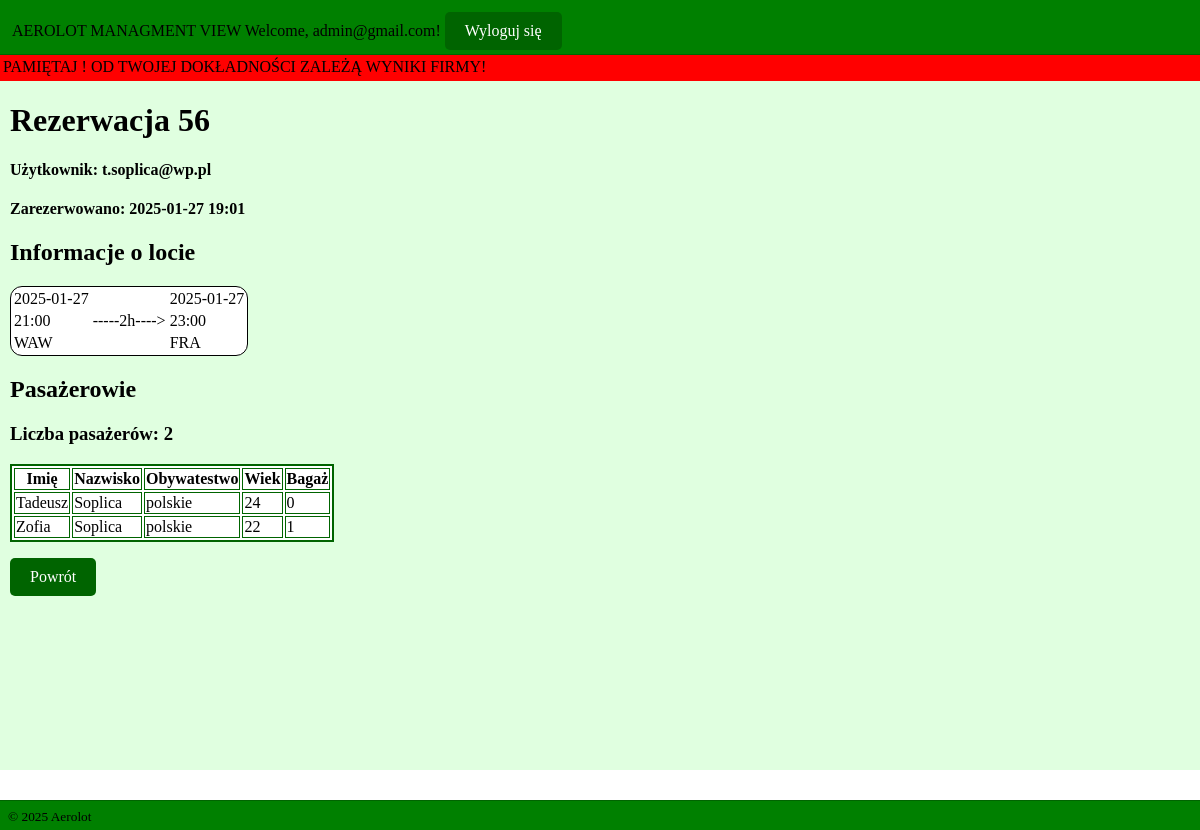
The app's page /reservation_det/56/0 (signed in) with its own data.
### AerolotBooking/models.py (models this page shows, shortened)
class CustomUser(AbstractUser):
    objects = CustomUserManager()
    username = None
    email = models.EmailField('email address', unique=True)
    email_verified = models.BooleanField(default=False)
    USERNAME_FIELD = 'email'
    REQUIRED_FIELDS = []

class Booking(models.Model):
    booking_id = models.AutoField(primary_key=True)
    user=models.ForeignKey(CustomUser,on_delete=models.CASCADE,null=True)
    flight_id=models.ForeignKey(Flight, on_delete=models.CASCADE)
    passanger_number=models.IntegerField(null=True)
    passengers = models.JSONField(default=dict)
    booking_date=models.DateTimeField()

class Flight(models.Model):
    flight_id = models.IntegerField(primary_key=True)
    flight_code=models.CharField(max_length=10)
    origin=models.CharField(max_length=3)
    destination=models.CharField(max_length=3)
    departure_time=models.DateTimeField()
    arrival_time=models.DateTimeField()
    price=models.DecimalField(decimal_places=2,max_digits=10)
    duration=models.CharField(max_length=10)

### AerolotBooking/views.py (the view)
# urls.py: path('reservation_det/<int:booking_id>/<int:flag>', views.reservation_adm_view, name='reservation_det'),
@user_passes_test(is_superuser)
def reservation_adm_view(request, booking_id,flag):
    booking=Booking.objects.get(booking_id=booking_id)
    return render(request,'reservation_det.html',{'booking': booking,'flag':flag})

### AerolotBooking/views.py (called while the page is built)
def is_superuser(user):
    return user.is_superuser

### templates/reservation_det.html (shortened to what this page needs)
{% extends 'create/base_create.html' %}
{% block content %}
    <div class="maindiv">
    <h1>Rezerwacja {{ booking.booking_id }} </h1>
    <h4>Użytkownik: {{ booking.user.email }}</h4>
    <h4>Zarezerwowano: {{ booking.booking_date|date:"Y-m-d" }} {{ booking.booking_date|time:"H:i" }}</h4>
    <div class="flight_info">
    <h2>Informacje o locie</h2>
    <table class="fd">
                    <tbody>
                        <tr>
                            <td>{{ booking.flight_id.departure_time|date:"Y-m-d" }}</td>
                            <td></td>
                            <td>{{ booking.flight_id.arrival_time|date:"Y-m-d" }}</td>
                        </tr>
                        <tr>
                            <td>{{ booking.flight_id.departure_time|time:"H:i" }}</td>
                            <td>-----{{ booking.flight_id.duration }}----></td>
                            <td>{{ booking.flight_id.arrival_time|time:"H:i" }}</td>
                        </tr>
                        <tr>
                            <td>{{ booking.flight_id.origin }}</td>
                            <td></td>
                            <td>{{ booking.flight_id.destination }}</td>
                        </tr>
                    </tbody>
                </table>
    <h2>Pasażerowie</h2>
    <h3>Liczba pasażerów: {{ booking.passanger_number }}</h3>
    <div id="passenger-list">
    </div>
    </div>
    <p>
    {% if flag == 0 %}
        <a href="/pastr_list" class="button">Powrót</a>
    {% elif flag == 1 %}
        <a href="/futr_list" class="button">Powrót</a>
    {% endif %}
    </p>
    </div>
    {% endblock %}

### templates/create/base_create.html (shortened to what this page needs)
<!DOCTYPE html>
<html lang="pl">
<head>
    {% load static %}
    <link rel="stylesheet" href="{% static 'style2.css' %}">
</head>
<body>
<header>
    <div class="hc">
    AEROLOT MANAGMENT VIEW
    Welcome, {{ request.user.email }}! <a href="/logout" class="button">Wyloguj się</a>
    </div>
</header>
<main>
    <div class="memo">
        PAMIĘTAJ ! OD TWOJEJ DOKŁADNOŚCI ZALEŻĄ WYNIKI FIRMY!
    </div>
    {% block content %}
    {% endblock %}
</main>
<footer>
     &copy; {% now "Y" %} Aerolot
</footer>
</body>
</html>

### static/style2.css (style rules this page uses)
html, body { height: 100%; margin: 0; padding: 0; box-sizing: border-box; }
.maindiv { margin-left: 10px; }
header { position: fixed; top: 0; width: 100%; height: 30px; padding: 12px; background-color: green; border-bottom: darkgreen 1px solid; color: black; justify-content: space-between; z-index: 10; }
.memo { position: relative; width: 100%; height: 20px; background-color: red; padding: 3px; margin-top: 20px; }
footer { position: fixed; box-sizing: border-box; bottom: 0; width: 100%; height: 30px; padding: 8px; background-color: green; color: black; font-size: smaller; font-weight: 500; z-index: 10; border-top: darkgreen 1px solid; }
.fd { border: 1px solid; border-radius: 12px; margin-bottom: 2px; background-color: white; }
main { position: relative; padding-top: 5px; margin-top:30px; padding-bottom: 35px; min-height: calc(100vh - 60px); box-sizing: border-box; overflow-y: auto; z-index: 1; background-color: #E0FFE0; }
.button { display: inline-block; padding: 10px 20px; background-color: darkgreen; color: white; text-align: center; text-decoration: none; border-radius: 5px; font-size: 16px; transition: background-color 0.3s; }

### records on screen
CustomUser: user.email "admin@gmail.com"
Booking: booking_id "56", user.email "t.soplica@wp.pl", booking_date "2025-01-27", booking_date "19:01", flight_id.departure_time "2025-01-27", flight_id.arrival_time "2025-01-27", flight_id.departure_time "21:00", flight_id.duration "2h", flight_id.arrival_time "23:00", flight_id.origin "WAW", flight_id.destination "FRA", passanger_number "2"
